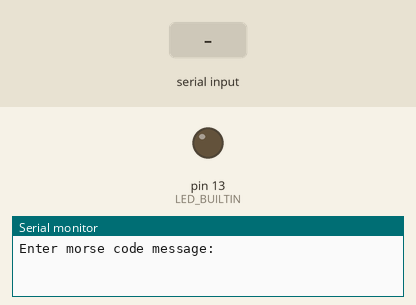
Simulated run of this sketch. Board: Arduino Uno, built with avr-gcc and run on an emulated ATmega328P. Shown: output pins drawn as LEDs (lit = HIGH), the last lines printed to the serial monitor. The test bench sets the inputs (shaded band).

Above: at 1.2 s.
1.3 s: "1" received over Serial
At 3.1 s:
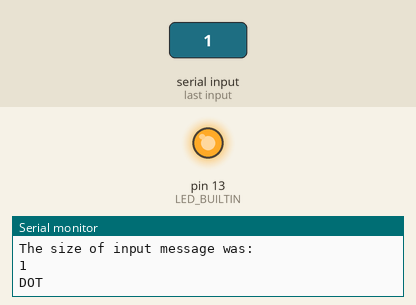
Timing chart, 0 to 7.2 s (numbered marks = the images above; inputs shaded):
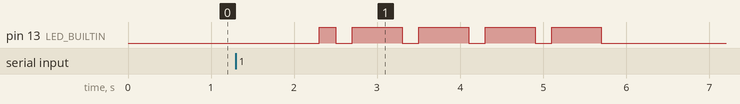

The sketch:

Morse_Main.ino
```cpp
/**
Project 1 - Morse Code LED System Development
Patrick Sacchet, Robert Walsh
EN.605.715.81.FA23
Professor Doug Ferguson
10SEP23
*/

// This file will serve for executing 'main' looping functionality, i.e., taking input from user (via Serial_Handler.ino)
  // to convert to morse code (via Morse_Converter.ino) and then finally displaying that morse code via our connected LED

#include "Morse_Convert.h"
#include "Serial_Handler.h"
#include "Blink_Handler.h"

int** morseArray;

void setup ()
{
  Serial.begin(9600); // send and receive at 9600 baud
  // initialize digital pin LED_BUILTIN as an output.
  pinMode(LED_BUILTIN, OUTPUT);

  morseArray = (int**) malloc(sizeof(int*)*MAX_INPUT);
}

void loop()
{
  int sizeOfInputMessage = 0;
  // Take input from user
  String userInput = parseInput();
  // Convert input into 2D array, each element containing the corresponding letter's morse values
  sizeOfInputMessage = convertToMorse(userInput, morseArray);
  // Convert our morse values to blink output
  blinkLed(sizeOfInputMessage,morseArray);
}
```

Blink.ino
```cpp
/**
Project 1 - Morse Code LED System Development
Patrick Sacchet, Robert Walsh
EN.605.715.81.FA23
Professor Doug Ferguson
10SEP23
*/

// This program will generate a blink sequene via the onboardLED

/** Generates the corresponding blink outputs to our Arduino
 prarms: size - size of the array
         morseArray - already constructed morse code 2D array
 returns: string of user input
*/
void blinkLed(int size, int**& morseArray)
{
  int index = 0;
  Serial.println("The size of input message was:");
  Serial.println(size);

  while(index < size) // go through each 'letter' == get each array
  {
    // NOTE: We expect after every letter will end with a LETTER SPACE. Thus, in the event
    // that there is a space between words, we spimply add 4 more seconds of delay to get
    // the full 7 seconds of LED low

    int i = 0;
    while(i < MORSE_MAX)
    {
      int currentValue = morseArray[index][i]; // get each element in each array

      if (currentValue != 0) // only blink for our actual values since we needed to allocate six spots per array
      {
        switch(currentValue)
        {
          case DOT:
            digitalWrite(LED_BUILTIN, HIGH);  // turn the LED on (HIGH is the voltage level)
            delay(DOT);
            //check to see if next blink is apart of the same word
            if(*morseArray[index+1] != LETTER_SPACE)
            {
              digitalWrite(LED_BUILTIN, LOW);  // turn the LED on (HIGH is the voltage level)
              delay(DOT);
            }

            Serial.println("DOT");
            break;

          case DASH:
            digitalWrite(LED_BUILTIN, HIGH);  // turn the LED on (HIGH is the voltage level)
            delay(DASH);
            //check to see if next blink is apart of the same word
            if(*morseArray[index+1] != LETTER_SPACE)
            {
              digitalWrite(LED_BUILTIN, LOW);  // turn the LED on (HIGH is the voltage level)
              delay(DOT);
            }
            Serial.println("DASH");
            break;

          case LETTER_SPACE:
            digitalWrite(LED_BUILTIN, LOW);  // turn the LED on (HIGH is the voltage level)
            delay(LETTER_SPACE);
            Serial.println("LETTER SPACE");
            break;

          case WORD_SPACE:
            digitalWrite(LED_BUILTIN, LOW);  // turn the LED on (HIGH is the voltage level)
            // Note we assume every letter ends with letter space so we need to account for that delay below
            delay(WORD_SPACE - LETTER_SPACE);
            Serial.println("WORD SPACE");
            break;

          default:
            Serial.println("Ahhhh error. Something wen't wrong and we shouldn't be here!");
            break;
        }
      }
      i++; // get next entry in the array
    }

    index++;
  }
}
```

Blink_Handler.h
```cpp
void blinkLed(int size, int**& morseArray);
```

Morse_Convert.h
```cpp
const int DOT = 200; // one 'unit'
const int DASH = 600; // three units
const int SAME_LETTER_SPACE = 200; // one unit rest while in same letter
const int LETTER_SPACE = 601; // three units between letters *** note this cannot be the same value as dash so add a milisecond and we can subtract one when we blink if we care enough to do so
const int WORD_SPACE = 1400; // seven units between words

const int MORSE_VALUES = 37; // 26 letters + 10 numbers + 1 for empty space between words
const int MORSE_MAX = 6; // 6 with letter space

// 'Mapping' of letters and numbers to their morse values
char morseChars[MORSE_VALUES] = {'a', 'b', 'c', 'd', 'e', 'f', 'g', 'h', 'i', 'j', 'k', 'l', 'm', 'n', 'o', 'p', 'q', 'r', 's', 't', 'u', 'v', 'w', 'x', 'y', 'z', '1', '2', '3', '4', '5', '6', '7', '8', '9', '0', ' '};

int morseValues[MORSE_VALUES] [MORSE_MAX] = {
                    {DOT, DASH},
                    {DASH, DOT, DOT, DOT},
                    {DASH, DOT, DASH, DOT},
                    {DASH, DOT, DOT},
                    {DOT},
                    {DOT, DOT, DASH, DOT},
                    {DASH, DASH, DOT},
                    {DOT, DOT, DOT, DOT},
                    {DOT, DOT},
                    {DOT, DASH, DASH, DASH},
                    {DASH, DOT, DASH},
                    {DOT, DASH, DOT, DOT},
                    {DASH, DASH},
                    {DASH, DOT},
                    {DASH, DASH, DASH},
                    {DOT, DASH, DASH, DOT},
                    {DASH, DASH, DOT, DASH},
                    {DOT, DASH, DOT},
                    {DOT, DOT, DOT},
                    {DASH},
                    {DOT, DOT, DASH},
                    {DOT, DOT, DOT, DASH},
                    {DOT, DASH, DASH},
                    {DASH, DOT, DOT, DASH},
                    {DASH, DOT, DASH, DASH},
                    {DASH, DASH, DOT, DOT},
                    {DOT, DASH, DASH, DASH, DASH},
                    {DOT, DOT, DASH, DASH, DASH},
                    {DOT, DOT, DOT, DASH, DASH},
                    {DOT, DOT, DOT, DOT, DASH},
                    {DOT, DOT, DOT, DOT, DOT},
                    {DASH, DOT, DOT, DOT, DOT},
                    {DASH, DASH, DOT, DOT, DOT},
                    {DASH, DASH, DASH, DOT, DOT},
                    {DASH, DASH, DASH, DASH, DOT},
                    {DASH, DASH, DASH, DASH, DASH},
                    {WORD_SPACE}
                    };

int convertToMorse(String input, int**& morseArray);
```

Morse_Convert.ino
```cpp
/**
Project 1 - Morse Code LED System Development
Patrick Sacchet, Robert Walsh
EN.605.715.81.FA23
Professor Doug Ferguson
10SEP23
*/

// This program will convert ascii characters passeed to it into its morse code equivalent

/** Parses through passed string and inputs corresponding morse code values into the output array for display
params: input - user provided input string
        morseArray - array for storing morse value arrays (should be an array of arrays)
returns: size of the resulting array
*/
int convertToMorse(String input, int**& morseArray)
{
  // Parse through each letter of our input string
  unsigned int index = 0; // where we are in our user provided string
  while(index < input.length())
  {
    int morseIndex = 0; // where we are in our morse dictionary

    // Get our first letter
    char currentLetter = morseChars[morseIndex];
    char currentChar = input[index];

    morseArray[index] = (int*)malloc( sizeof(int) *MORSE_MAX);

    // Go through all our morse code values until we find the right letter
    while(currentChar != currentLetter)
    {
      morseIndex++;
      currentLetter = morseChars[morseIndex];
    }

    if (morseIndex > MORSE_VALUES)
    {
      Serial.println("Beyond the limit of our array! ");
    }

    int i;

    // This is going to spit out six everytime because I had to initialize the morseValues array as a double array with a specified size value for columns
    int arrayLength = sizeof(morseValues[morseIndex])/sizeof(int);
    bool letterSpace = false;   // Flag used to properly add a letter space to our array

    for(i=0; i<arrayLength; i++)
    {
      if((morseValues[morseIndex][i] == 0) && (letterSpace == false))
      {
        letterSpace = true;   // Flag that we've reached the letter space at the FIRST zero in the array
        morseArray[index][i] = LETTER_SPACE;
      }
      else
      {
        // We'll add all values of our array including zeros...
        morseArray[index][i] = morseValues[morseIndex][i];
        if(morseValues[morseIndex][i] == WORD_SPACE)
        {
          letterSpace = true; // added to make sure we dont add extra delays after a word space
        }
      }
    }

    // Next user letter
    index++;
  }

  return input.length();
}
```

Serial_Handler.h
```cpp
const int MAX_INPUT = 20; // standard Windows max file path

String parseInput();
```

Serial_Handler.ino
```cpp
/**
Project 1 - Morse Code LED System Development
Patrick Sacchet, Robert Walsh
EN.605.715.81.FA23
Professor Doug Ferguson
10SEP23
*/

// This program will handle simple I/O with the user

/** Waits for input from the user; parses byte by byte and adds them to an array to return for parsing
 prarms: N/A
 returns: string of user input
*/
String parseInput()
{
  Serial.println("Enter morse code message:");

  //wait for data available
  while (Serial.available() == 0) {}

  //read until timeout
  String messageString = Serial.readString();

  Serial.println(messageString);

  // remove any \r \n whitespace at the end of the String
  messageString.trim();

  // remove uppercase to simplify encoder
  messageString.toLowerCase();

  if(messageString == "exit()")
  {
    Serial.println("Goodbye!");
    exit(0);
  }

  return messageString;
}
```

Measured:
- after the input at 1.3 s, pin 13 (LED_BUILTIN): LOW → HIGH after 1.0 s, then repeats every 0.80 s: LOW 0.20 s, HIGH 0.60 s, until it stays LOW from 5.7 s
